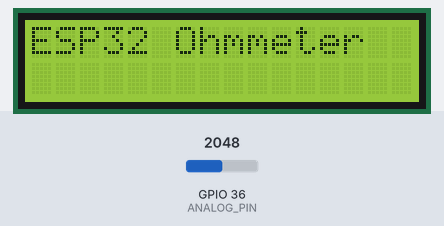
The sketch below on a simulated ESP32. Parts: 16×2 character LCD. The inputs (shaded band) are chosen by the test bench; at power-on: GPIO 36 (ANALOG_PIN) = 2048. What the sketch prints to the serial monitor is not drawn.

Above: at 1.1 s.
At 4.2 s:
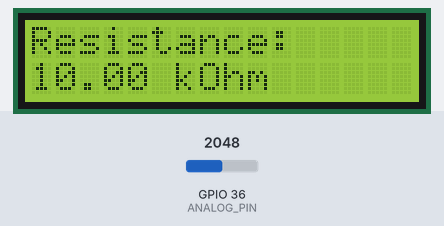
4.3 s: GPIO 36 (ANALOG_PIN) set to 412
At 5.6 s:
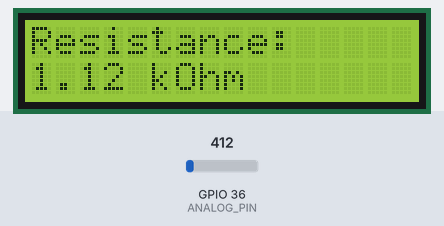
6.5 s: GPIO 36 (ANALOG_PIN) set to 344
At 7.5 s:
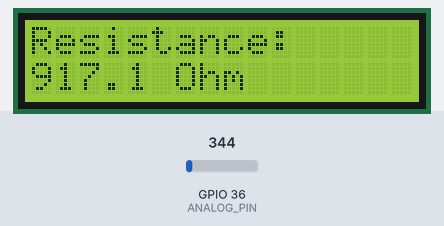
8.5 s: GPIO 36 (ANALOG_PIN) set to 491
At 9.4 s:
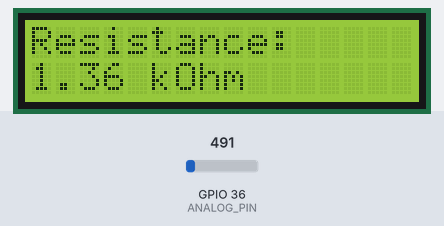
Timing chart, 0 to 11.5 s (numbered marks = the images above; inputs shaded):
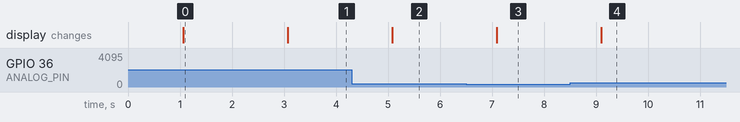

The sketch:

unknown-resistance.ino
```cpp
#include <LiquidCrystal.h>

// New working LCD pin mapping: RS, E, D4, D5, D6, D7
LiquidCrystal lcd(23, 22, 21, 19, 18, 5);

#define ANALOG_PIN 36      // GPIO36 (ADC1_0)
const float Vin = 3.3;     // Input voltage to voltage divider (ESP32 max ADC voltage)
const float R1 = 10000.0;  // Known resistor (10k ohm)

void setup() {
  delay(1000);  // Allow LCD to stabilize
  Serial.begin(115200);
  lcd.begin(16, 2);
  lcd.setCursor(0, 0);
  lcd.print("ESP32 Ohmmeter");
  delay(2000);
}

void loop() {
  int adcVal = analogRead(ANALOG_PIN);  // Read ADC value from A0/GPIO36
  float Vout = (adcVal / 4095.0) * Vin;

  float R2 = 0;
  if (Vout > 0 && Vout < Vin) {
    R2 = (R1 * Vout) / (Vin - Vout);  // Voltage divider formula
  }

  lcd.clear();
  lcd.setCursor(0, 0);
  lcd.print("Resistance:");

  lcd.setCursor(0, 1);
  if (R2 >= 1000.0) {
    lcd.print(R2 / 1000.0, 2);
    lcd.print(" kOhm");
  } else {
    lcd.print(R2, 1);
    lcd.print(" Ohm");
  }

  Serial.print("ADC: "); Serial.print(adcVal);
  Serial.print("  Vout: "); Serial.print(Vout, 3);
  Serial.print("  R2: "); Serial.println(R2, 2);

  delay(1000);
}
```

Measured:
- the behaviour switches between 373 and 372 on GPIO 36 (ANALOG_PIN) (found by bisection; images 2 and 3)
- after the input at 4.3 s, the display: changes after 0.78 s (image 2)
- after the input at 6.5 s, the display: changes after 0.59 s (image 3)
- after the input at 8.5 s, the display: changes after 0.60 s (image 4)
- what the display in image 0 shows lasts 2.0 s, from 1.1 s to 3.1 s
